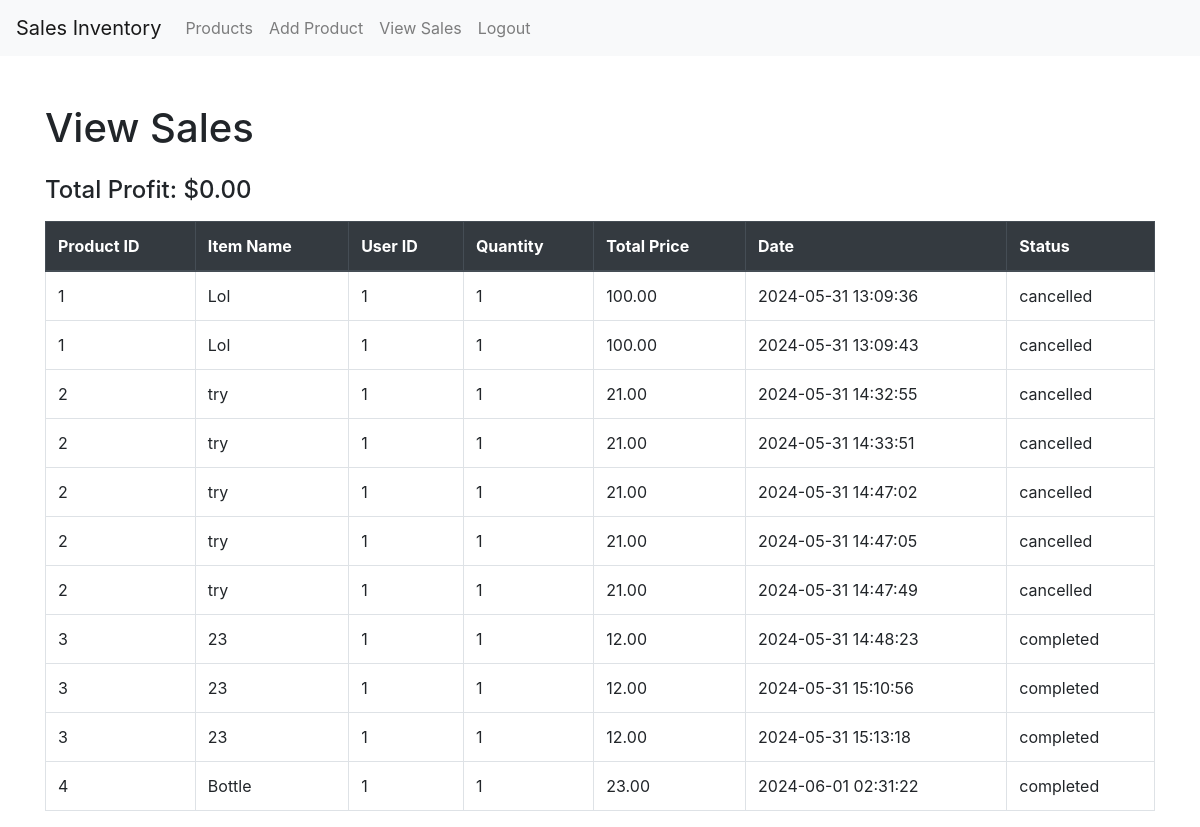
Screenshot of /Invent/admin_sales.php (signed in) with the database file from the repository.
### tables this page shows
CREATE TABLE `sales` (
  `id` int(11) NOT NULL,
  `product_id` int(11) NOT NULL,
  `user_id` int(11) NOT NULL,
  `quantity` int(11) NOT NULL,
  `total_price` decimal(10,2) NOT NULL,
  `date` datetime NOT NULL,
  `status` enum('completed','cancelled') DEFAULT 'completed'
);

CREATE TABLE `products` (
  `id` int(11) NOT NULL,
  `name` varchar(100) NOT NULL,
  `quantity` int(11) NOT NULL,
  `price` decimal(10,2) NOT NULL
);

### Invent/admin_sales.php (the view, shortened to what this page needs)
<!DOCTYPE html>
<html lang="en">
<head>
    <link rel="stylesheet" href="https://stackpath.bootstrapcdn.com/bootstrap/4.5.2/css/bootstrap.min.css">
</head>
<body>
<?php
    include 'navbar.php';
    include 'config.php';
    $query = "SELECT sales.*, products.name AS item_name FROM sales INNER JOIN products ON sales.product_id = products.id";
    $result = $db->query($query);
    $total_profit = 0;
?>
<div class="container mt-5">
    <h1 class="mb-4">View Sales</h1>
    <div class="mb-3">
        <h4>Total Profit: $<?php echo number_format($total_profit, 2); ?></h4>
    </div>
    <table class="table table-bordered table-hover">
        <thead class="thead-dark">
            <tr>
                <th>Product ID</th>
                <th>Item Name</th>
                <th>User ID</th>
                <th>Quantity</th>
                <th>Total Price</th>
                <th>Date</th>
                <th>Status</th>
            </tr>
        </thead>
        <tbody>
            <?php
            if ($result->num_rows > 0) {
                while ($row = $result->fetch_assoc()):
            ?>
                <tr>
                    <td><?php echo htmlspecialchars($row['product_id']); ?></td>
                    <td><?php echo htmlspecialchars($row['item_name']); ?></td>
                    <td><?php echo htmlspecialchars($row['user_id']); ?></td>
                    <td><?php echo htmlspecialchars($row['quantity']); ?></td>
                    <td><?php echo htmlspecialchars($row['total_price']); ?></td>
                    <td><?php echo htmlspecialchars($row['date']); ?></td>
                    <td><?php echo htmlspecialchars($row['status']); ?></td>
                </tr>
            <?php
                endwhile;
            } else {
                echo "<tr><td colspan='7'>No sales found.</td></tr>";
            }
            ?>
        </tbody>
    </table>
</div>
</body>
</html>

### Invent/navbar.php (shortened to what this page needs)
<nav class="navbar navbar-expand-lg navbar-light bg-light">
    <a class="navbar-brand" href="index.php">Sales Inventory</a>
    <div class="collapse navbar-collapse" id="navbarNav">
        <ul class="navbar-nav">
            <?php if(isset($_SESSION['username'])): ?>
                <li class="nav-item">
                    <a class="nav-link" href="index.php">Products</a>
                </li>
                <?php if ($_SESSION['role'] === 'admin'): ?>
                    <li class="nav-item">
                        <a class="nav-link" href="add_product.php">Add Product</a>
                    </li>
                    <li class="nav-item">
                        <a class="nav-link" href="admin_sales.php">View Sales</a>
                    </li>
                <?php elseif ($_SESSION['role'] === 'user'): ?>
                    <li class="nav-item">
                        <a class="nav-link" href="user_transactions.php">Your Transactions</a>
                    </li>
                <?php endif; ?>
                <li class="nav-item">
                    <a class="nav-link" href="logout.php">Logout</a>
                </li>
            <?php endif; ?>
        </ul>
    </div>
</nav>

### rows the page displays
sales: product "1", product.name "Lol", user "1", quantity "1", total_price "100.00", date "2024-05-31 13:09:36", status "cancelled"
sales: product "1", product.name "Lol", user "1", quantity "1", total_price "100.00", date "2024-05-31 13:09:43", status "cancelled"
sales: product "2", product.name "try", user "1", quantity "1", total_price "21.00", date "2024-05-31 14:32:55", status "cancelled"
sales: product "2", product.name "try", user "1", quantity "1", total_price "21.00", date "2024-05-31 14:33:51", status "cancelled"
sales: product "2", product.name "try", user "1", quantity "1", total_price "21.00", date "2024-05-31 14:47:02", status "cancelled"
sales: product "2", product.name "try", user "1", quantity "1", total_price "21.00", date "2024-05-31 14:47:05", status "cancelled"
sales: product "2", product.name "try", user "1", quantity "1", total_price "21.00", date "2024-05-31 14:47:49", status "cancelled"
sales: product "3", product.name "23", user "1", quantity "1", total_price "12.00", date "2024-05-31 14:48:23", status "completed"
sales: product "3", product.name "23", user "1", quantity "1", total_price "12.00", date "2024-05-31 15:10:56", status "completed"
sales: product "3", product.name "23", user "1", quantity "1", total_price "12.00", date "2024-05-31 15:13:18", status "completed"
sales: product "4", product.name "Bottle", user "1", quantity "1", total_price "23.00", date "2024-06-01 02:31:22", status "completed"

### other values shown
$total_profit "0.00"
